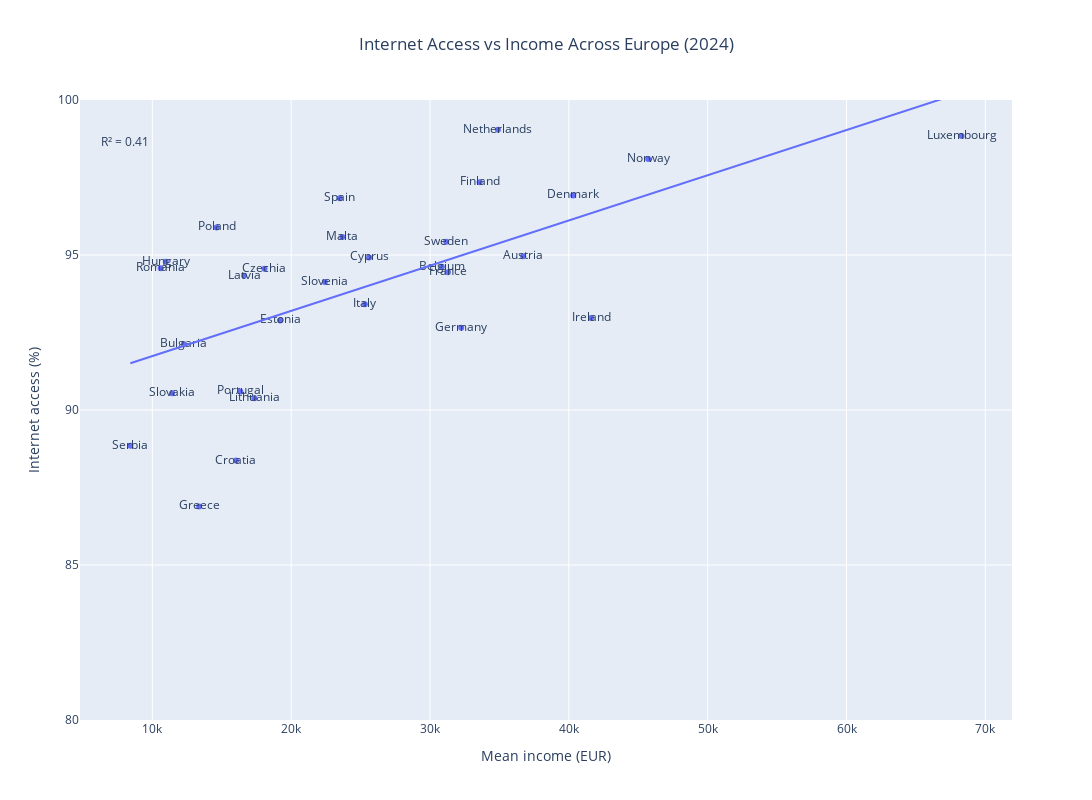

Source (notebook cell):
### Code cell
fig = px.scatter(
    master_clean,
    x="mean_income_eur",
    y="internet_access_pct",
    text="country",
    labels={
        "mean_income_eur": "Mean income (EUR)",
        "internet_access_pct": "Internet access (%)"
    },
    title="Internet Access vs Income Across Europe (2024)",
    trendline="ols"
)

# Improve readability
fig.update_traces(
    textposition="top center",
    marker=dict(size=9, opacity=0.8),
    selector=dict(mode="markers")
)

fig.update_layout(
    title={"x": 0.5},
    width=1200,   # ⬅️ increase this (e.g. 1400)
    height=800,   # ⬅️ increase this (e.g. 900)
    xaxis=dict(showgrid=True),
    yaxis=dict(range=[80, 100]),
    annotations=[
        dict(
            x=0.02,
            y=0.95,
            xref="paper",
            yref="paper",
            text=f"R² = {r_squared:.2f}",
            showarrow=False,
            font=dict(size=12)
        )
    ]
)

# Save the figure
fig.write_image(
    "outputs/figures/internet_vs_income_2024.png",
    width=1200,
    height=800,
    scale=2
)

fig.show()

### Figure 1 — Plotly figure (JSON) as saved in the notebook; plotly's stock layout.template omitted (floating-point values rounded to 4 significant figures)
{"data": [{"hovertemplate": "Mean income (EUR)=%{x}<br>Internet access (%)=%{y}<br>country=%{text}<extra></extra>", "legendgroup": "", "marker": {"color": "#636efa", "symbol": "circle"}, "mode": "markers+text", "name": "", "orientation": "v", "showlegend": false, "text": ["Austria", "Belgium", "Bulgaria", "Cyprus", "Czechia", "Germany", "Denmark", "Estonia", "Greece", "Spain", "Finland", "France", "Croatia", "Hungary", "Ireland", "Italy", "Lithuania", "Luxembourg", "Latvia", "Malta", "Netherlands", "Norway", "Poland", "Portugal", "Romania", "Serbia", "Sweden", "Slovenia", "Slovakia"], "type": "scatter", "x": [36700.0, 30850.0, 12270.0, 25610.0, 18080.0, 32250.0, 40310.0, 19200.0, 13370.0, 23490.0, 33570.0, 31290.0, 16020.0, 10970.0, 41600.0, 25310.0, 17350.0, 68290.0, 16610.0, 23680.0, 34890.0, 45720.0, 14620.0, 16340.0, 10600.0, 8415.0, 31170.0, 22430.0, 11420.0], "xaxis": "x", "y": [94.96, 94.62, 92.12, 94.92, 94.56, 92.65, 96.92, 92.89, 86.89, 96.83, 97.35, 94.44, 88.37, 94.78, 92.97, 93.41, 90.38, 98.84, 94.33, 95.58, 99.04, 98.1, 95.89, 90.6, 94.57, 88.85, 95.43, 94.13, 90.54], "yaxis": "y"}, {"hovertemplate": "<b>OLS trendline</b><br>internet_access_pct = 0.000145844 * mean_income_eur + 90.2807<br>R<sup>2</sup>=0.405513<br><br>Mean income (EUR)=%{x}<br>Internet access (%)=%{y} <b>(trend)</b><extra></extra>", "legendgroup": "", "marker": {"color": "#636efa", "symbol": "circle"}, "mode": "lines", "name": "", "showlegend": false, "type": "scatter", "x": [8415.0, 10600.0, 10970.0, 11420.0, 12270.0, 13370.0, 14620.0, 16020.0, 16340.0, 16610.0, 17350.0, 18080.0, 19200.0, 22430.0, 23490.0, 23680.0, 25310.0, 25610.0, 30850.0, 31170.0, 31290.0, 32250.0, 33570.0, 34890.0, 36700.0, 40310.0, 41600.0, 45720.0, 68290.0], "xaxis": "x", "y": [91.51, 91.83, 91.88, 91.95, 92.07, 92.23, 92.41, 92.62, 92.66, 92.7, 92.81, 92.92, 93.08, 93.55, 93.71, 93.73, 93.97, 94.02, 94.78, 94.83, 94.84, 94.98, 95.18, 95.37, 95.63, 96.16, 96.35, 96.95, 100.2], "yaxis": "y"}], "layout": {"annotations": [{"font": {"size": 12}, "showarrow": false, "text": "R² = 0.41", "x": 0.02, "xref": "paper", "y": 0.95, "yref": "paper"}], "height": 800, "legend": {"tracegroupgap": 0}, "title": {"text": "Internet Access vs Income Across Europe (2024)", "x": 0.5}, "width": 1200, "xaxis": {"anchor": "y", "autorange": true, "domain": [0, 1], "range": [4820.0, 71890.0], "showgrid": true, "title": {"text": "Mean income (EUR)"}, "type": "linear"}, "yaxis": {"anchor": "x", "domain": [0, 1], "range": [80, 100], "title": {"text": "Internet access (%)"}, "type": "linear"}}}
